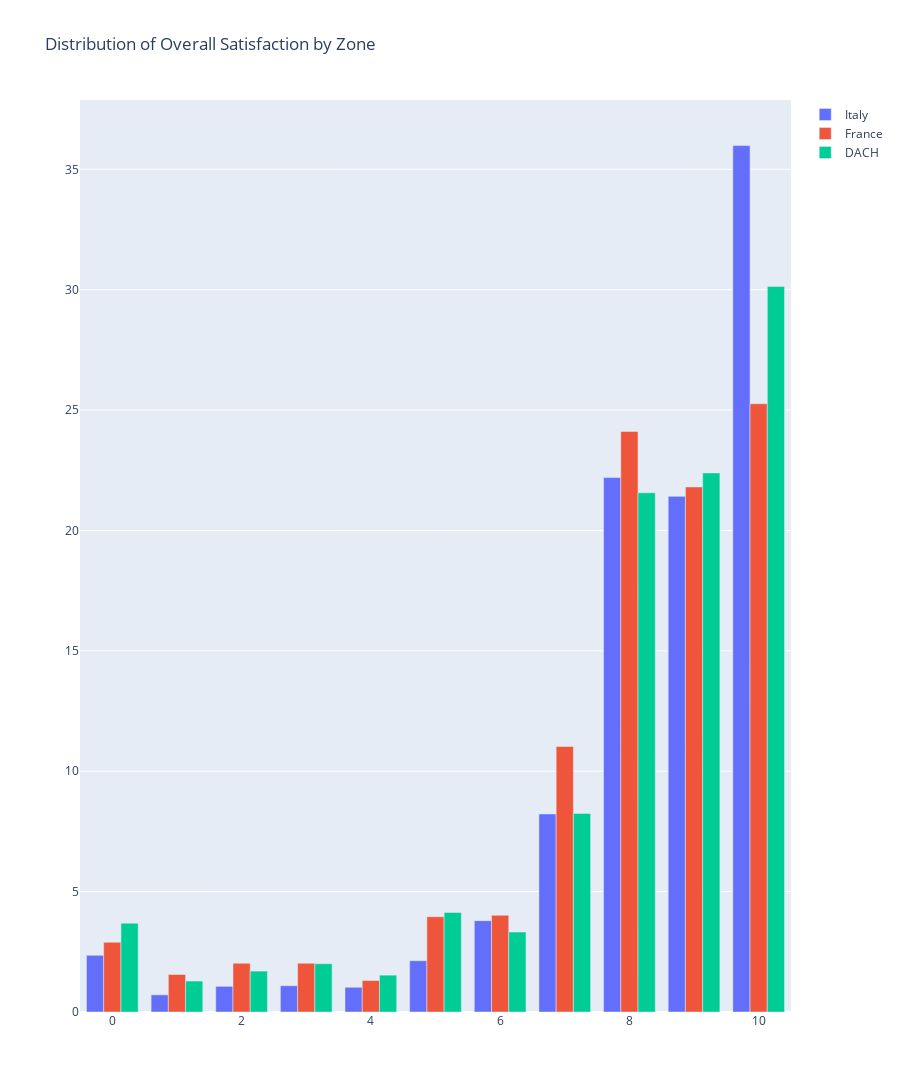

The cell this chart's notebook holds for it:
### Code cell
def plot_score_distribution(df, count_column, metric_type='count'):
    if metric_type == 'count':
        # Count the frequency of each score
        score_counts = df[count_column].value_counts().sort_index()
        hover_text = ['Count: ' + str(i) for i in score_counts.values]
    elif metric_type == 'percentage':
        # Calculate the percentage of each score
        score_counts = df[count_column].value_counts(normalize=True).sort_index() * 100
        hover_text = ['Count: ' + str(j) + '<br>Percentage: ' + str(round(i, 2)) + '%' for i, j in zip(score_counts.values, df[count_column].value_counts().sort_index().values)]

    # Create a bar chart
    fig = go.Figure(data=go.Bar(x=score_counts.index, y=score_counts.values, name='', hovertext=hover_text, hoverinfo='text'))
    fig.update_layout(title='Distribution of Scores', xaxis_title='Score', yaxis_title='Frequency')
    
    return fig

def plots_score_distribution(df, count_column, group_column, values_list=None, metric_type="count", merge=False):
    # If values_list is None, get all unique values from group_column
    if values_list is None:
        values_list = df[group_column].unique()

    # Create a subplot for each unique value in the group column if not merging
    if merge:
        fig = go.Figure()
    else:
        fig = sp.make_subplots(rows=len(values_list), cols=1)

    for i, value in enumerate(values_list, start=1):
        df_group = df[df[group_column] == value]

        # Use plot_score_distribution function to create a bar chart for the group
        fig_group = plot_score_distribution(df_group, count_column, metric_type)
        
        for trace in fig_group.data:
            trace.name = str(value)  # set the trace name to the group value
            trace.hovertext = ['Group: ' + str(value) + '<br>' + text for text in trace.hovertext]
            if merge:
                fig.add_trace(trace)
            else:
                fig.add_trace(trace, row=i, col=1)

        # Add y-axis title to each subplot if not merging
        if not merge:
            fig.update_yaxes(title_text=str(value), title_standoff=0, row=i, col=1)

    # Update layout and add interactive legend
    barmode = 'group' if merge else 'stack'
    fig.update_layout(height=400*len(values_list), title_text=f"Distribution of {count_column} by {group_column}", barmode=barmode, showlegend=True)
    
    return fig
    
plot_score_distribution(df_preprocessed_full, 'Overall Satisfaction', metric_type="percentage") #'Likelihood to Recommend (SE)', 'Overall Satisfaction'
# plots_score_distribution(df_preprocessed_full, 'Overall Satisfaction', 'year', [2019, 2018], metric_type="percentage", merge=True)
plots_score_distribution(df_preprocessed_full, 'Overall Satisfaction', 'Zone', values_list=["Italy","France","DACH"], metric_type="percentage", merge=True)

### Figure 1 — Plotly figure (JSON) as saved in the notebook; plotly's stock layout.template omitted (floating-point values rounded to 4 significant figures)
{"data": [{"hoverinfo": "text", "hovertext": ["Group: Italy<br>Count: 181<br>Percentage: 2.35%", "Group: Italy<br>Count: 55<br>Percentage: 0.71%", "Group: Italy<br>Count: 82<br>Percentage: 1.07%", "Group: Italy<br>Count: 84<br>Percentage: 1.09%", "Group: Italy<br>Count: 79<br>Percentage: 1.03%", "Group: Italy<br>Count: 164<br>Percentage: 2.13%", "Group: Italy<br>Count: 292<br>Percentage: 3.79%", "Group: Italy<br>Count: 633<br>Percentage: 8.23%", "Group: Italy<br>Count: 1708<br>Percentage: 22.2%", "Group: Italy<br>Count: 1648<br>Percentage: 21.42%", "Group: Italy<br>Count: 2769<br>Percentage: 35.98%"], "name": "Italy", "type": "bar", "x": [0, 1, 2, 3, 4, 5, 6, 7, 8, 9, 10], "y": [2.352, 0.7147, 1.066, 1.092, 1.027, 2.131, 3.795, 8.226, 22.2, 21.42, 35.98]}, {"hoverinfo": "text", "hovertext": ["Group: France<br>Count: 93<br>Percentage: 2.9%", "Group: France<br>Count: 50<br>Percentage: 1.56%", "Group: France<br>Count: 65<br>Percentage: 2.02%", "Group: France<br>Count: 65<br>Percentage: 2.02%", "Group: France<br>Count: 42<br>Percentage: 1.31%", "Group: France<br>Count: 127<br>Percentage: 3.96%", "Group: France<br>Count: 129<br>Percentage: 4.02%", "Group: France<br>Count: 354<br>Percentage: 11.03%", "Group: France<br>Count: 774<br>Percentage: 24.11%", "Group: France<br>Count: 700<br>Percentage: 21.81%", "Group: France<br>Count: 811<br>Percentage: 25.26%"], "name": "France", "type": "bar", "x": [0, 1, 2, 3, 4, 5, 6, 7, 8, 9, 10], "y": [2.897, 1.558, 2.025, 2.025, 1.308, 3.956, 4.019, 11.03, 24.11, 21.81, 25.26]}, {"hoverinfo": "text", "hovertext": ["Group: DACH<br>Count: 241<br>Percentage: 3.69%", "Group: DACH<br>Count: 84<br>Percentage: 1.29%", "Group: DACH<br>Count: 111<br>Percentage: 1.7%", "Group: DACH<br>Count: 131<br>Percentage: 2.0%", "Group: DACH<br>Count: 100<br>Percentage: 1.53%", "Group: DACH<br>Count: 270<br>Percentage: 4.13%", "Group: DACH<br>Count: 217<br>Percentage: 3.32%", "Group: DACH<br>Count: 539<br>Percentage: 8.25%", "Group: DACH<br>Count: 1409<br>Percentage: 21.56%", "Group: DACH<br>Count: 1463<br>Percentage: 22.39%", "Group: DACH<br>Count: 1969<br>Percentage: 30.13%"], "name": "DACH", "type": "bar", "x": [0, 1, 2, 3, 4, 5, 6, 7, 8, 9, 10], "y": [3.688, 1.286, 1.699, 2.005, 1.53, 4.132, 3.321, 8.249, 21.56, 22.39, 30.13]}], "layout": {"barmode": "group", "height": 1200, "showlegend": true, "title": {"text": "Distribution of Overall Satisfaction by Zone"}}}
